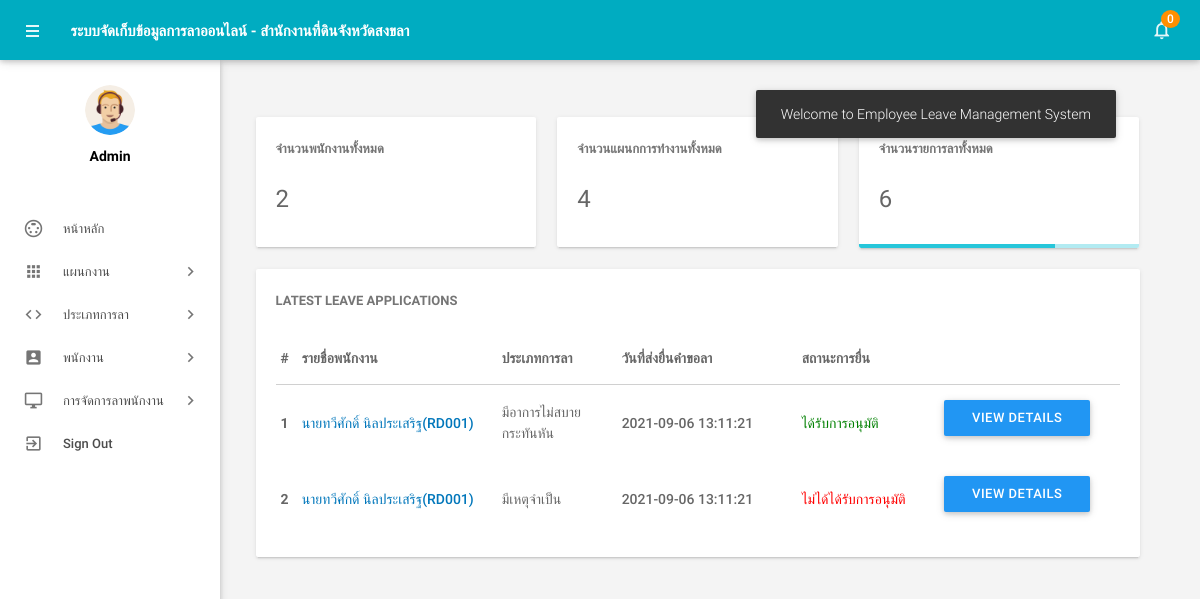
Screenshot of /admin/dashboard.php (signed in) with the database file from the repository.
### tables this page shows
CREATE TABLE IF NOT EXISTS tblleaves(
  `id` int(11) NOT NULL,
  `LeaveType` varchar(110) NOT NULL,
  `ToDate` varchar(120) NOT NULL,
  `FromDate` varchar(120) NOT NULL,
  `Description` mediumtext NOT NULL,
  `PostingDate` timestamp NOT NULL DEFAULT CURRENT_TIMESTAMP,
  `AdminRemark` mediumtext,
  `AdminRemarkDate` varchar(120) DEFAULT NULL,
  `Status` int(1) NOT NULL,
  `IsRead` int(1) NOT NULL,
  `empid` int(11) DEFAULT NULL
)CHARACTER SET utf8;

CREATE TABLE IF NOT EXISTS tblemployees(
 `id` int(11) NOT NULL,
  `EmpId` varchar(100) NOT NULL,
  `FirstName` varchar(150) NOT NULL,
  `LastName` varchar(150) NOT NULL,
  `EmailId` varchar(200) NOT NULL,
  `Password` varchar(180) NOT NULL,
  `Gender` varchar(100) NOT NULL,
  `Dob` varchar(100) NOT NULL,
  `Department` varchar(255) NOT NULL,
  `Address` varchar(255) NOT NULL,
  `City` varchar(200) NOT NULL,
  `Country` varchar(150) NOT NULL,
  `Phonenumber` char(11) NOT NULL,
  `Status` int(1) NOT NULL,
  `RegDate` timestamp NOT NULL DEFAULT CURRENT_TIMESTAMP
)CHARACTER SET utf8;

### admin/dashboard.php (the view, shortened to what this page needs)
<?php
include('includes/config.php');
if(strlen($_SESSION['alogin'])==0)
    {
header('location:index.php');
}
else{
?>
<!DOCTYPE html>
<html lang="en">
    <head>
        <link type="text/css" rel="stylesheet" href="../assets/plugins/materialize/css/materialize.min.css"/>
        <link href="../assets/plugins/metrojs/MetroJs.min.css" rel="stylesheet">
        <link href="../assets/plugins/weather-icons-master/css/weather-icons.min.css" rel="stylesheet">
        <link href="../assets/css/alpha.min.css" rel="stylesheet" type="text/css"/>
        <link href="../assets/css/custom.css" rel="stylesheet" type="text/css"/>
    </head>
    <body>
           <?php include('includes/header.php');?>
       <?php include('includes/sidebar.php');?>
            <main class="mn-inner">
                <div class="middle-content">
                    <div class="row no-m-t no-m-b">
                    <div class="col s12 m12 l4">
                        <div class="card stats-card">
                            <div class="card-content">
                                <span class="card-title">จำนวนพนักงานทั้งหมด</span>
                                <span class="stats-counter">
<?php
$sql = "SELECT id from tblemployees";
$query = $dbh -> prepare($sql);
$query->execute();
$empcount=$query->rowCount();
?>
                                    <span class="counter"><?php echo htmlentities($empcount);?></span></span>
                            </div>
                            <div id="sparkline-bar"></div>
                        </div>
                    </div>
                        <div class="col s12 m12 l4">
                        <div class="card stats-card">
                            <div class="card-content">
                                <span class="card-title">จำนวนแผนกการทำงานทั้งหมด</span>
    <?php
$sql = "SELECT id from tbldepartments";
$query = $dbh -> prepare($sql);
$query->execute();
$dptcount=$query->rowCount();
?>
                                <span class="stats-counter"><span class="counter"><?php echo htmlentities($dptcount);?></span></span>
                            </div>
                            <div id="sparkline-line"></div>
                        </div>
                    </div>
                    <div class="col s12 m12 l4">
                        <div class="card stats-card">
                            <div class="card-content">
                                <span class="card-title">จำนวนรายการลาทั้งหมด</span>
                                    <?php
$sql = "SELECT id from  tblleavetype";
$query = $dbh -> prepare($sql);
$query->execute();
$leavtypcount=$query->rowCount();
?>
                                <span class="stats-counter"><span class="counter"><?php echo htmlentities($leavtypcount);?></span></span>
                            </div>
                            <div class="progress stats-card-progress">
                                <div class="determinate" style="width: 70%"></div>
                            </div>
                        </div>
                    </div>
                </div>
                    <div class="row no-m-t no-m-b">
                        <div class="col s12 m12 l12">
                            <div class="card invoices-card">
                                <div class="card-content">
                                    <span class="card-title">Latest Leave Applications</span>
                             <table id="example" class="display responsive-table ">
                                    <thead>
                                        <tr>
                                            <th>#</th>
                                            <th width="200">รายชื่อพนักงาน</th>
                                            <th width="120">ประเภทการลา</th>
                                             <th width="180">วันที่ส่งยื่นคำขอลา</th>
                                            <th>สถานะการยื่น</th>
                                        </tr>
                                    </thead>
                                    <tbody>
<?php $sql = "SELECT tblleaves.id as lid,tblemployees.FirstName,tblemployees.LastName,tblemployees.EmpId,tblemployees.id,tblleaves.LeaveType,tblleaves.PostingDate,tblleaves.Status from tblleaves join tblemployees on tblleaves.empid=tblemployees.id order by lid desc limit 6";
$query = $dbh -> prepare($sql);
$query->execute();
$results=$query->fetchAll(PDO::FETCH_OBJ);
$cnt=1;
if($query->rowCount() > 0)
{
foreach($results as $result)
{
      ?>
                                        <tr>
                                            <td> <b><?php echo htmlentities($cnt);?></b></td>
                                              <td><a href="editemployee.php?empid=<?php echo htmlentities($result->id);?>" target="_blank"><?php echo htmlentities($result->FirstName." ".$result->LastName);?>(<?php echo htmlentities($result->EmpId);?>)</a></td>
                                            <td><?php echo htmlentities($result->LeaveType);?></td>
                                            <td><?php echo htmlentities($result->PostingDate);?></td>
                                                                       <td><?php $stats=$result->Status;
if($stats==1){
                                             ?>
                                                 <span style="color: green">ได้รับการอนุมัติ</span>
                                                 <?php } if($stats==2)  { ?>
                                                <span style="color: red">ไม่ได้ได้รับการอนุมัติ</span>
                                                 <?php } if($stats==0)  { ?>
 <span style="color: blue">รอการอนุมัติ</span>
 <?php } ?>
                                             </td>
          <td>
           <td><a href="leave-details.php?leaveid=<?php echo htmlentities($result->lid);?>" class="waves-effect waves-light btn blue m-b-xs"  > View Details</a></td>
                                    </tr>
                                         <?php $cnt++;} }?>
                                    </tbody>
                                </table>
                                </div>
                            </div>
                        </div>
                    </div>
                </div>
            </main>
        </div>
    </body>
</html>
<?php } ?>

### rows the page displays
tblleaves: tblemployees.FirstName+LastName "นายทวีศักดิ์ นิลประเสริฐ", tblemployees.EmpId "RD001", LeaveType "มีอาการไม่สบายกระทันหัน", PostingDate "2021-09-06 13:11:21", Status "ได้รับการอนุมัติ"
tblleaves: tblemployees.FirstName+LastName "นายทวีศักดิ์ นิลประเสริฐ", tblemployees.EmpId "RD001", LeaveType "มีเหตุจำเป็น", PostingDate "2021-09-06 13:11:21", Status "ไม่ได้ได้รับการอนุมัติ"

### other values shown
$unreadcount "0"
$empcount "2"
$dptcount "4"
$leavtypcount "6"
